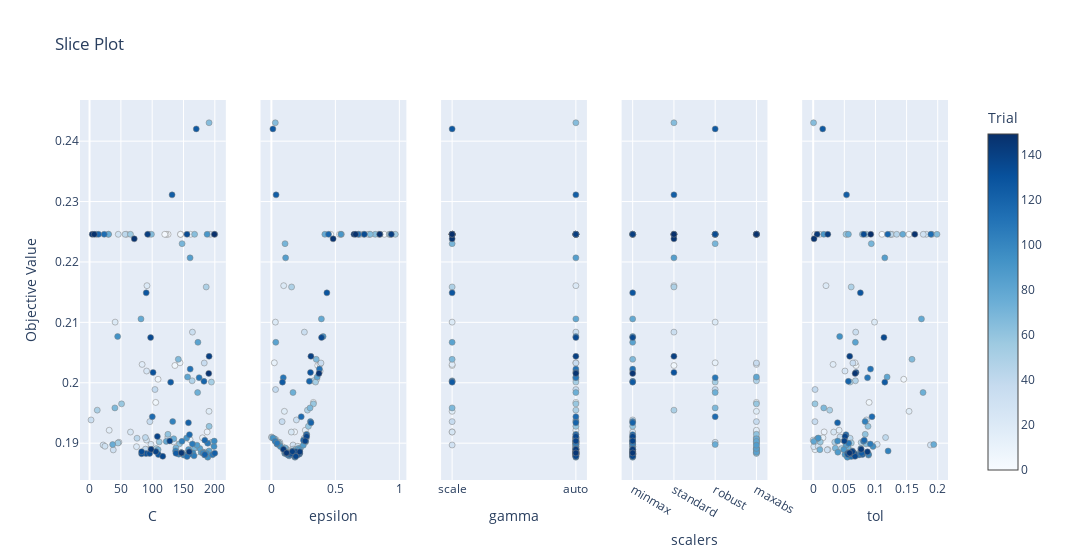

The notebook cell this image was saved under:
### Code cell
# Hyperparameters to score dependency

optuna.visualization.plot_slice(study_svr)

### Figure 1 — Plotly figure (JSON) as saved in the notebook; plotly's stock layout.template omitted (floating-point values rounded to 4 significant figures; data arrays with more than 128 entries replaced by an {"elided": "..."} marker saying what was removed)
{"data": [{"marker": {"color": {"elided": "150 int values"}, "colorbar": {"title": {"text": "Trial"}, "x": 1, "xpad": 40}, "colorscale": [[0, "rgb(247,251,255)"], [0.125, "rgb(222,235,247)"], [0.25, "rgb(198,219,239)"], [0.375, "rgb(158,202,225)"], [0.5, "rgb(107,174,214)"], [0.625, "rgb(66,146,198)"], [0.75, "rgb(33,113,181)"], [0.875, "rgb(8,81,156)"], [1, "rgb(8,48,107)"]], "line": {"color": "Grey", "width": 0.5}, "showscale": true}, "mode": "markers", "name": "Feasible Trial", "showlegend": false, "type": "scatter", "x": {"elided": "150 float values"}, "xaxis": "x", "y": {"elided": "150 float values"}, "yaxis": "y"}, {"marker": {"color": {"elided": "150 int values"}, "colorbar": {"title": {"text": "Trial"}, "x": 1, "xpad": 40}, "colorscale": [[0, "rgb(247,251,255)"], [0.125, "rgb(222,235,247)"], [0.25, "rgb(198,219,239)"], [0.375, "rgb(158,202,225)"], [0.5, "rgb(107,174,214)"], [0.625, "rgb(66,146,198)"], [0.75, "rgb(33,113,181)"], [0.875, "rgb(8,81,156)"], [1, "rgb(8,48,107)"]], "line": {"color": "Grey", "width": 0.5}, "showscale": false}, "mode": "markers", "name": "Feasible Trial", "showlegend": false, "type": "scatter", "x": {"elided": "150 float values"}, "xaxis": "x2", "y": {"elided": "150 float values"}, "yaxis": "y2"}, {"marker": {"color": {"elided": "150 int values"}, "colorbar": {"title": {"text": "Trial"}, "x": 1, "xpad": 40}, "colorscale": [[0, "rgb(247,251,255)"], [0.125, "rgb(222,235,247)"], [0.25, "rgb(198,219,239)"], [0.375, "rgb(158,202,225)"], [0.5, "rgb(107,174,214)"], [0.625, "rgb(66,146,198)"], [0.75, "rgb(33,113,181)"], [0.875, "rgb(8,81,156)"], [1, "rgb(8,48,107)"]], "line": {"color": "Grey", "width": 0.5}, "showscale": false}, "mode": "markers", "name": "Feasible Trial", "showlegend": false, "type": "scatter", "x": {"elided": "150 str values"}, "xaxis": "x3", "y": {"elided": "150 float values"}, "yaxis": "y3"}, {"marker": {"color": {"elided": "150 int values"}, "colorbar": {"title": {"text": "Trial"}, "x": 1, "xpad": 40}, "colorscale": [[0, "rgb(247,251,255)"], [0.125, "rgb(222,235,247)"], [0.25, "rgb(198,219,239)"], [0.375, "rgb(158,202,225)"], [0.5, "rgb(107,174,214)"], [0.625, "rgb(66,146,198)"], [0.75, "rgb(33,113,181)"], [0.875, "rgb(8,81,156)"], [1, "rgb(8,48,107)"]], "line": {"color": "Grey", "width": 0.5}, "showscale": false}, "mode": "markers", "name": "Feasible Trial", "showlegend": false, "type": "scatter", "x": {"elided": "150 str values"}, "xaxis": "x4", "y": {"elided": "150 float values"}, "yaxis": "y4"}, {"marker": {"color": {"elided": "150 int values"}, "colorbar": {"title": {"text": "Trial"}, "x": 1, "xpad": 40}, "colorscale": [[0, "rgb(247,251,255)"], [0.125, "rgb(222,235,247)"], [0.25, "rgb(198,219,239)"], [0.375, "rgb(158,202,225)"], [0.5, "rgb(107,174,214)"], [0.625, "rgb(66,146,198)"], [0.75, "rgb(33,113,181)"], [0.875, "rgb(8,81,156)"], [1, "rgb(8,48,107)"]], "line": {"color": "Grey", "width": 0.5}, "showscale": false}, "mode": "markers", "name": "Feasible Trial", "showlegend": false, "type": "scatter", "x": {"elided": "150 float values"}, "xaxis": "x5", "y": {"elided": "150 float values"}, "yaxis": "y5"}], "layout": {"title": {"text": "Slice Plot"}, "width": 1500, "xaxis": {"anchor": "y", "domain": [0, 0.168], "title": {"text": "C"}}, "xaxis2": {"anchor": "y2", "domain": [0.208, 0.376], "title": {"text": "epsilon"}}, "xaxis3": {"anchor": "y3", "categoryarray": ["scale", "auto"], "categoryorder": "array", "domain": [0.416, 0.584], "title": {"text": "gamma"}, "type": "category"}, "xaxis4": {"anchor": "y4", "categoryarray": ["minmax", "standard", "robust", "maxabs"], "categoryorder": "array", "domain": [0.624, 0.792], "title": {"text": "scalers"}, "type": "category"}, "xaxis5": {"anchor": "y5", "domain": [0.832, 1], "title": {"text": "tol"}}, "yaxis": {"anchor": "x", "domain": [0, 1], "title": {"text": "Objective Value"}}, "yaxis2": {"anchor": "x2", "domain": [0, 1], "matches": "y", "showticklabels": false}, "yaxis3": {"anchor": "x3", "domain": [0, 1], "matches": "y", "showticklabels": false}, "yaxis4": {"anchor": "x4", "domain": [0, 1], "matches": "y", "showticklabels": false}, "yaxis5": {"anchor": "x5", "domain": [0, 1], "matches": "y", "showticklabels": false}}}
